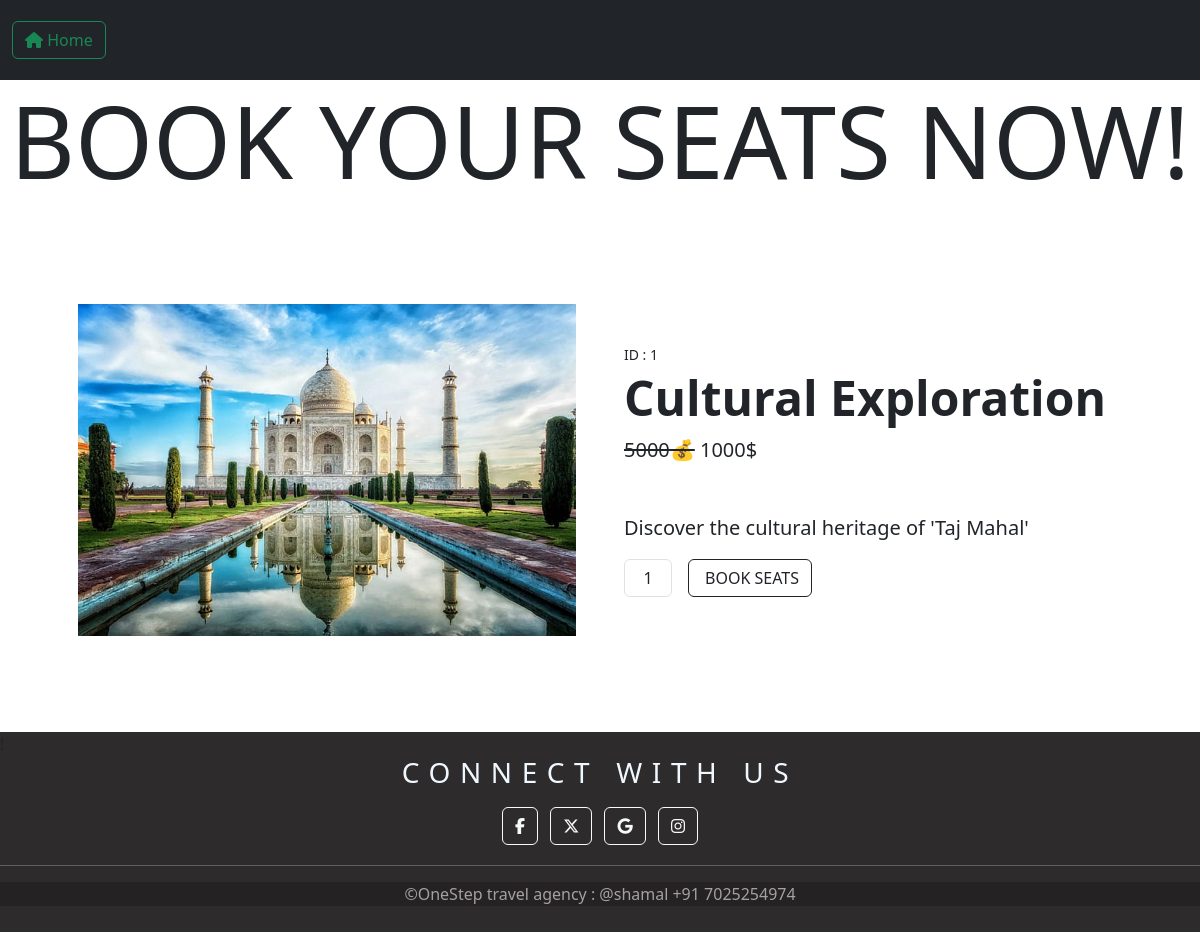
/customer/Det/1, run on the app's committed database.
### account/models.py (models this page shows)
class Tour(models.Model):
    package_name = models.CharField(max_length=150)
    description = models.CharField(max_length=500)
    images = models.ImageField(upload_to='product_image')
    price = models.IntegerField()
    options ={
        ('adventure trip','Adventure Trips'),
        ('family trip','Family Trips'),
        ('cultural trip','Cultural Trips'),
        ('beach vacation','Beach Vacations'),
        ('cruise trip','Cruise trips')
    }
    category = models.CharField(max_length=100,choices=options)

### customer/views.py (the view)
# urls.py: path('Det/<int:id>',DetailView.as_view(),name='Det'),
class DetailView(DetailView):
    template_name = 'det.html'
    queryset = Tour.objects.all()
    pk_url_kwarg="id"
    context_object_name="tour"

### customer/templates/det.html (shortened to what this page needs)
<!doctype html>
<html lang="en">
    <head>
        {% load static %}
        <link
            href="https://cdn.jsdelivr.net/npm/bootstrap@5.3.2/dist/css/bootstrap.min.css"
            rel="stylesheet"
        />
        <link rel="stylesheet" href="https://cdnjs.cloudflare.com/ajax/libs/font-awesome/6.6.0/css/all.min.css">
    </head>
    <body>
        <nav style="height: 80px;" class="navbar navbar-light bg-dark">
            <form class="container-fluid justify-content-start">
              <a href="{% url 'home' %}" class="btn btn-outline-success me-2" type="button"><i class="fa-solid fa-house"></i> Home</a>
            </form>
          </nav>
          <h1 style="text-align: center; font-size: 100px;">BOOK YOUR SEATS NOW!</h1>
          <div>
            <section class="py-5">
                <div class="container px-4 px-lg-5 my-5">
                    <div class="row gx-4 gx-lg-5 align-items-center">
                        <div class="col-md-6"><img class="card-img-top mb-5 mb-md-0" src="{{ tour.images.url }}" alt="..." /></div>
                        <div class="col-md-6">
                            <div class="small mb-1">ID : {{tour.id}}</div>
                            <h1 class="display-5 fw-bolder">{{ tour.package_name }}</h1>
                            <div class="fs-5 mb-5">
                                <span class="text-decoration-line-through">5000💰</span>
                                <span>{{ tour.price }}$</span>
                            </div>
                            <p class="lead">{{ tour.description }}</p>
                            <div class="d-flex">
                                <input class="form-control text-center me-3" id="inputQuantity" type="num" value="1" style="max-width: 3rem" />
                                <button class="btn btn-outline-dark flex-shrink-0" type="button">
                                    BOOK SEATS
                                </button>
                            </div>
                        </div>
                    </div>
                </div>
            </section>
          </div>
 <div style="height: 25vh;width: 100%; background-color: rgb(45, 43, 43);">
    {% include 'footer.html' %}
   </div>
    </body>
</html>

### data on the page
Tour: images (picture), id "1", package_name "Cultural Exploration", price "1000", description "Discover the cultural heritage of 'Taj Mahal'"
